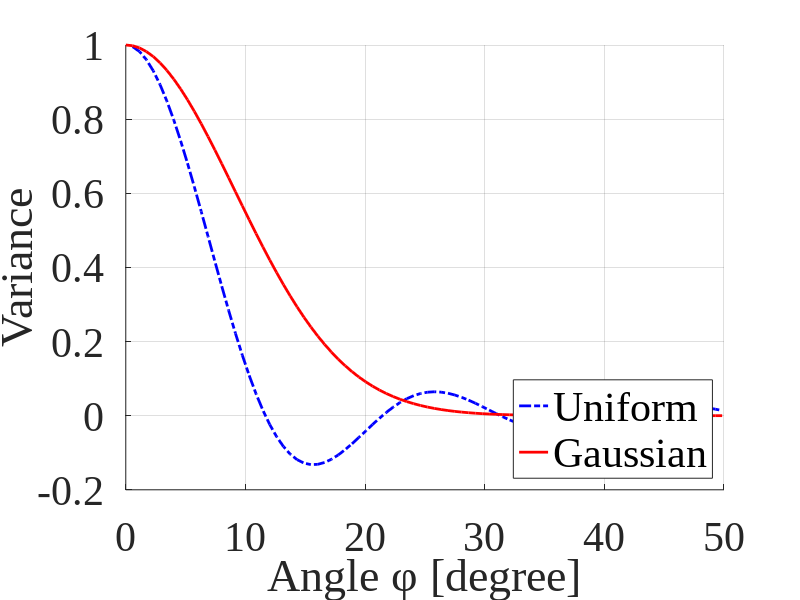

The MATLAB source for this figure:
% Paper: M.F.A. Ahmed and S.A. Vorobyov, "Collaborative beamforming for
% wireless sensor networks with Gaussian distributed sensor nodes," IEEE
% Trans. Wireless Communications, vol. 8, no. 2, pp.638-643, Feb. 2009. 
% Fig 2: The mean of the array factor for both uniform and Gaussian spatial
% distributions: N = 16, sigma^2 = 1, R = 3 sigma.
% 
% 
% N : Number of sensor nodes.
% R : Cluster radius.
% V : Vairiance of the Gaussian spatial distribution corresponding to
% cluster radius R.
% phi : The azimuth angle.
% alpha : Defined for Uniform and Gaussian spatial distributions.
% m_x : The mean of the real part X of the array factor level at a given
% angle phi, defined for Uniform and Gaussian spatial distributions.

clc;clear;

V = 1;
N = 16;
phi = 0:.01:pi*(50/180);
R = 3*sqrt(V);
alpha_u = 4*pi*R*sin(phi/2);
alpha_g = 4*pi*sin(phi/2);

m_x_u = 2*(besselj(1,alpha_u)./alpha_u)*sqrt(N);
m_x_g = sqrt(N)*exp(-(alpha_g.^2)*V/2);


%   - - - Ploting the figure - - -

%% Create figure
figure1 = figure;
 
%% Create axes
axes1 = axes(...
  'FontName','Times New Roman',...
  'FontSize',30,...
  'Parent',figure1);
xlabel(axes1,'Angle \phi [degree]');
ylabel(axes1,'Variance');
grid(axes1,'on');
hold(axes1,'all');
 
%% Create plot
plot1 = plot(...
  phi*180/pi,m_x_u/sqrt(N),...
  'Color','b',...
  'LineStyle','-.',...
  'LineWidth',2,...
  'Parent',axes1,...
  'DisplayName','Uniform');
 
%% Create plot
plot2 = plot(...
  phi*180/pi,m_x_g/sqrt(N),...
  'LineWidth',2,...
  'Color','r',...
  'Parent',axes1,...
  'DisplayName','Gaussian');

%% Create legend
legend1 = legend(...
  axes1,{'Uniform','Gaussian'},...
  'FontName','Times New Roman',...
  'FontSize',30,...
  'Location','SouthEast');